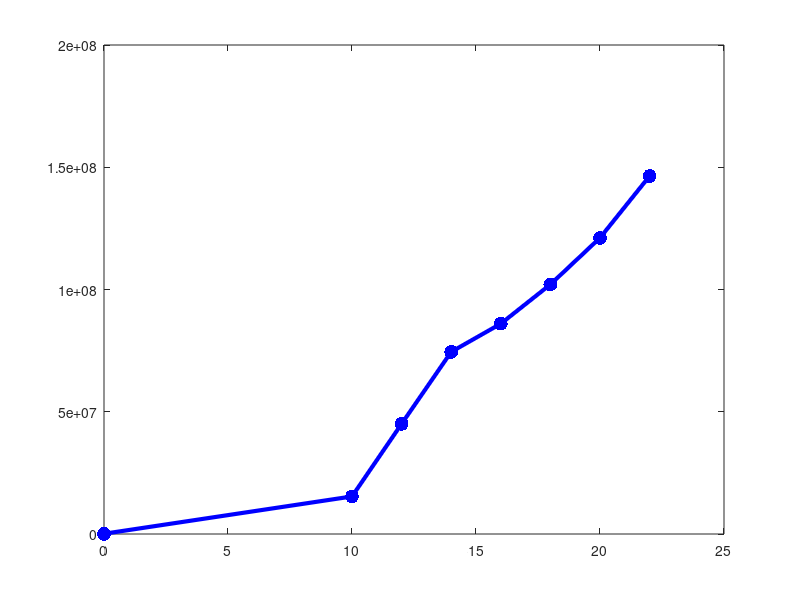

Write MATLAB code to recreate this figure. (Note: this script raises an error after producing the figure.)
global T ndata logcellNum

T = [0 10 12 14 16 18 20 22];
ndata = length(T);
cellNum = zeros(ndata, 1);

cellNum(1) = 100000;
load('cells.mat')
for i = 2:ndata
    cellNum(i) = sum(sum(sum(cells(:,:,:,i-1))));
end

logcellNum = log(cellNum);

plot(...
    T ...
    , cellNum ...
    , '.-' ...
    , 'markersize', 30 ...
    , 'linewidth', 3 ...
    , 'color', 'blue' ...
    );
hold on;

lambda = 10;
c = 0.1;
sigma = 1;

parameters = [lambda c sigma];

avariable = fminsearch(@functiontwo,parameters);

disp(['lambda = ',num2str(avariable(1)),' c = ',num2str(avariable(2)),' sigma = ' num2str(avariable(3))]);

N0 = 100000;
points = 0:.05:25;
plottingvector = N0 * exp(avariable(1)*(1 - exp(-avariable(2)*points)));

hold on;
plot(points...
    , plottingvector ...
    , 'color', 'red' ...
    , 'linewidth', 3 ...
    );

xlabel('Time [days]')
ylabel('Tumor Cell Count')
legend({'Experimental Data','Gompertzian Fit'}, 'location','northwest');
title('Gompertzian Fit to Rat''s Brain Tumor Growth');

saveas(gcf,'GrowthModel.png');

    for i = 10:2:22
       run(['Day',num2str(i),'.m']); 
    end    
